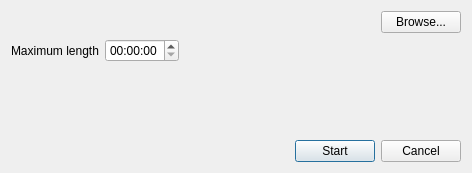
<?xml version="1.0" encoding="UTF-8"?>
<ui version="4.0">
 <class>RecoringDialog</class>
 <widget class="QDialog" name="RecoringDialog">
  <property name="geometry">
   <rect>
    <x>0</x>
    <y>0</y>
    <width>472</width>
    <height>173</height>
   </rect>
  </property>
  <property name="windowTitle">
   <string>Recording</string>
  </property>
  <layout class="QVBoxLayout" name="verticalLayout">
   <item>
    <layout class="QHBoxLayout" name="horizontalLayout_2">
     <item>
      <widget class="QLineEdit" name="lineEdit_path">
       <property name="enabled">
        <bool>false</bool>
       </property>
       <property name="frame">
        <bool>false</bool>
       </property>
       <property name="readOnly">
        <bool>true</bool>
       </property>
      </widget>
     </item>
     <item>
      <widget class="QPushButton" name="pushButton_browse">
       <property name="text">
        <string>Browse...</string>
       </property>
      </widget>
     </item>
    </layout>
   </item>
   <item>
    <layout class="QHBoxLayout" name="horizontalLayout">
     <item>
      <widget class="QLabel" name="label">
       <property name="text">
        <string>Maximum length</string>
       </property>
      </widget>
     </item>
     <item>
      <widget class="QTimeEdit" name="timeEdit">
       <property name="displayFormat">
        <string>HH:mm:ss</string>
       </property>
      </widget>
     </item>
     <item>
      <spacer name="horizontalSpacer_2">
       <property name="orientation">
        <enum>Qt::Horizontal</enum>
       </property>
       <property name="sizeHint" stdset="0">
        <size>
         <width>40</width>
         <height>20</height>
        </size>
       </property>
      </spacer>
     </item>
    </layout>
   </item>
   <item>
    <spacer name="verticalSpacer">
     <property name="orientation">
      <enum>Qt::Vertical</enum>
     </property>
     <property name="sizeHint" stdset="0">
      <size>
       <width>20</width>
       <height>24</height>
      </size>
     </property>
    </spacer>
   </item>
   <item>
    <layout class="QHBoxLayout" name="horizontalLayout_3">
     <item>
      <spacer name="horizontalSpacer">
       <property name="orientation">
        <enum>Qt::Horizontal</enum>
       </property>
       <property name="sizeHint" stdset="0">
        <size>
         <width>40</width>
         <height>20</height>
        </size>
       </property>
      </spacer>
     </item>
     <item>
      <widget class="QPushButton" name="pushButton">
       <property name="text">
        <string>Start</string>
       </property>
       <property name="default">
        <bool>true</bool>
       </property>
      </widget>
     </item>
     <item>
      <widget class="QPushButton" name="pushButton_2">
       <property name="text">
        <string>Cancel</string>
       </property>
      </widget>
     </item>
    </layout>
   </item>
  </layout>
 </widget>
 <tabstops>
  <tabstop>lineEdit_path</tabstop>
  <tabstop>pushButton_browse</tabstop>
  <tabstop>timeEdit</tabstop>
  <tabstop>pushButton</tabstop>
  <tabstop>pushButton_2</tabstop>
 </tabstops>
 <resources/>
 <connections>
  <connection>
   <sender>pushButton_2</sender>
   <signal>clicked()</signal>
   <receiver>RecoringDialog</receiver>
   <slot>reject()</slot>
   <hints>
    <hint type="sourcelabel">
     <x>188</x>
     <y>261</y>
    </hint>
    <hint type="destinationlabel">
     <x>154</x>
     <y>264</y>
    </hint>
   </hints>
  </connection>
  <connection>
   <sender>pushButton</sender>
   <signal>clicked()</signal>
   <receiver>RecoringDialog</receiver>
   <slot>accept()</slot>
   <hints>
    <hint type="sourcelabel">
     <x>346</x>
     <y>261</y>
    </hint>
    <hint type="destinationlabel">
     <x>371</x>
     <y>261</y>
    </hint>
   </hints>
  </connection>
 </connections>
</ui>
